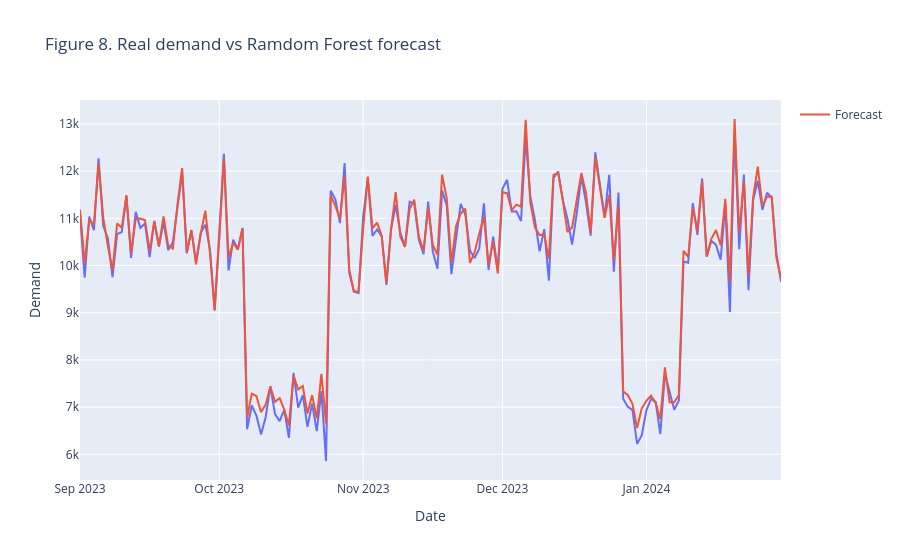

The notebook cell this image was saved under:
### Code cell
y_pred = model.predict(X_test)

X_test_with_date = X_test.copy()
X_test_with_date["Date"] = df.loc[X_test.index, "Date"]
X_test_with_date["Predicted"] = y_pred

predicted_daily = X_test_with_date.groupby("Date")["Predicted"].sum().reset_index()
real_daily = df.loc[X_test.index].groupby("Date")["Demand"].sum().reset_index()

fig = px.line(real_daily, x="Date", y="Demand", title="Figure 8. Real demand vs Ramdom Forest forecast")
fig.add_scatter(x=predicted_daily["Date"], y=predicted_daily["Predicted"], mode="lines", name="Forecast")
fig.show()

### Figure 1 — Plotly figure (JSON) as saved in the notebook; plotly's stock layout.template omitted (floating-point values rounded to 4 significant figures; data arrays with more than 128 entries replaced by an {"elided": "..."} marker saying what was removed)
{"data": [{"hovertemplate": "Date=%{x}<br>Demand=%{y}<extra></extra>", "legendgroup": "", "line": {"color": "#636efa", "dash": "solid"}, "marker": {"symbol": "circle"}, "mode": "lines", "name": "", "orientation": "v", "showlegend": false, "type": "scatter", "x": {"elided": "152 str values"}, "xaxis": "x", "y": {"elided": "152 int values"}, "yaxis": "y"}, {"mode": "lines", "name": "Forecast", "type": "scatter", "x": {"elided": "152 str values"}, "y": {"elided": "152 float values"}}], "layout": {"autosize": true, "legend": {"tracegroupgap": 0}, "title": {"text": "Figure 8. Real demand vs Ramdom Forest forecast"}, "xaxis": {"anchor": "y", "autorange": true, "domain": [0, 1], "range": ["2023-09-01", "2024-01-30"], "showspikes": false, "title": {"text": "Date"}, "type": "date"}, "yaxis": {"anchor": "x", "autorange": true, "domain": [0, 1], "range": [5457.0, 13510.0], "showspikes": false, "title": {"text": "Demand"}, "type": "linear"}}}
